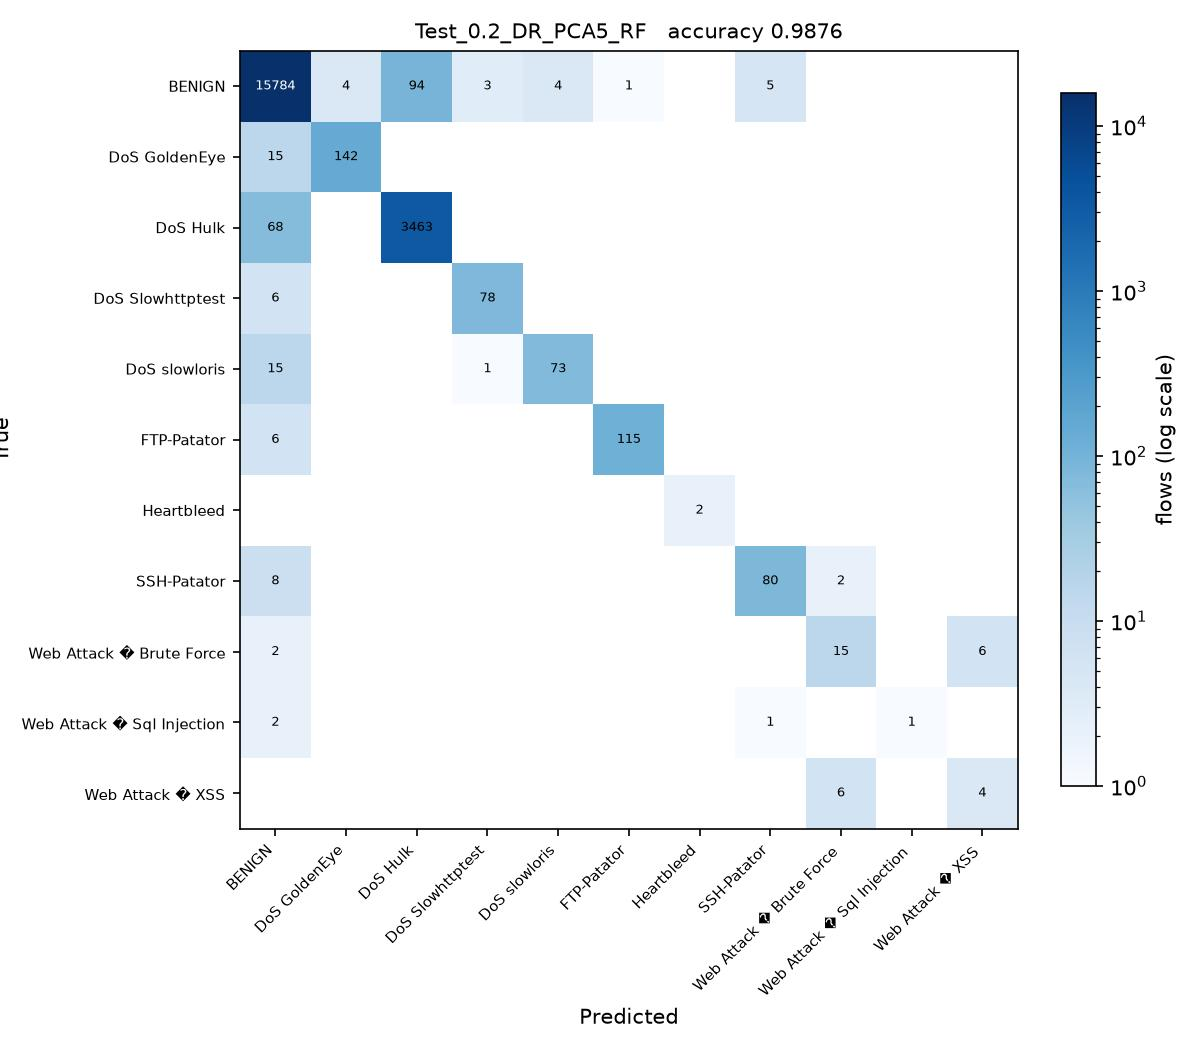

This chart was generated by the following Python code:
# Test_0.2_DR_PCA5_RF.py
#
# Test size 0.2  |  PCA, 5 components  |  Random Forest (sheet #7)
#
# This is SGDC_60_40.py with the changes marked CHANGE below and nothing else.

import os
from pathlib import Path

# CHANGE 1: find the folder holding the three CSV files and run from there, so
# the plain file names below resolve no matter where this script is started
# from or how deeply it sits inside the project folder.
HERE = Path(__file__).resolve().parent
for PROJECT in [HERE, *HERE.parents]:
    if (PROJECT / 'Tuesday-WorkingHours.pcap_ISCX.csv').exists():
        os.chdir(PROJECT)
        break
else:
    raise SystemExit('Put this folder inside the folder that holds the three '
                     'CIC-IDS2017 CSV files, then run the script again.')
import numpy as np
import pandas as pd

df1 = pd.read_csv('Tuesday-WorkingHours.pcap_ISCX.csv', low_memory=True)
df2 = pd.read_csv('Wednesday-workingHours.pcap_ISCX.csv', low_memory=True)
df3 = pd.read_csv('Thursday-WorkingHours-Morning-WebAttacks.pcap_ISCX.csv', low_memory=True)

dataset = pd.concat([df1, df2, df3], ignore_index=True)

dataset.columns = dataset.columns.str.strip()

# CHANGE 2: a stratified sample of 100000 flows, the same for every run.
# Gradient Boosting builds one tree per class per stage on a single core, so all
# 1.3 million flows would take hours per script. At least 50 flows of every
# class are kept, so the rare attacks stay in the split.
label = dataset.columns[-1]
dataset = pd.concat(
    [g.sample(n=min(len(g), max(50, round(100000 * len(g) / len(dataset)))), random_state=0)
     for _, g in dataset.groupby(label)],
    ignore_index=True
)

X = dataset.iloc[:, :-1]
y = dataset.iloc[:, -1]

X = X.apply(pd.to_numeric, errors='coerce')

X.replace([np.inf, -np.inf], np.nan, inplace=True)

from sklearn.impute import SimpleImputer

imputer = SimpleImputer(missing_values=np.nan, strategy='mean')
X = imputer.fit_transform(X)

from sklearn.preprocessing import LabelEncoder

labelencoder_y = LabelEncoder()
y = labelencoder_y.fit_transform(y)

from sklearn.model_selection import train_test_split

X_train, X_test, y_train, y_test = train_test_split(
    X,
    y,
    test_size=0.2,   # CHANGE 3: test size
    random_state=0,
    stratify=y
)

# CHANGE 4: PCA, from PCA_LDA_KErnel_PCA_CODE.pdf (fit only on training data)
from sklearn.decomposition import PCA

pca = PCA(n_components=5)
X_train = pca.fit_transform(X_train)
X_test = pca.transform(X_test)

# CHANGE 5: Random Forest (sheet #7) in place of SGDClassifier
from sklearn.ensemble import RandomForestClassifier

classifier = RandomForestClassifier(n_estimators=200, criterion='entropy',
                                    random_state=0)

classifier.fit(X_train, y_train)

y_pred = classifier.predict(X_test) 

from sklearn.metrics import confusion_matrix
from sklearn.metrics import accuracy_score
from sklearn.metrics import precision_score
from sklearn.metrics import recall_score
from sklearn.metrics import f1_score
from sklearn.metrics import classification_report

cm = confusion_matrix(y_test, y_pred)

print("Confusion Matrix:\n")
print(cm)

print("\nAccuracy : {:.4f}".format(accuracy_score(y_test, y_pred)))
print("\nPrecision : {:.4f}".format(precision_score(y_test, y_pred, average='weighted')))
print("\nRecall : {:.4f}".format(recall_score(y_test, y_pred, average='weighted')))
print("\nF1 Score : {:.4f}".format(f1_score(y_test, y_pred, average='weighted')))

print("\nClassification Report:\n")
print(classification_report(y_test, y_pred))

# CHANGE 6: save the confusion matrix as Test_0.2_DR_PCA5_RF.jpg and record the result
import matplotlib
matplotlib.use('Agg')
import matplotlib.pyplot as plt
from matplotlib.colors import LogNorm

here = HERE                     # the folder this script sits in
names = [str(c) for c in labelencoder_y.classes_]
fig, ax = plt.subplots(figsize=(8, 7))
im = ax.imshow(cm, cmap='Blues', norm=LogNorm(vmin=1))
ax.set_xticks(range(len(names)), names, rotation=45, ha='right', fontsize=7)
ax.set_yticks(range(len(names)), names, fontsize=7)
ax.set_xlabel('Predicted')
ax.set_ylabel('True')
ax.set_title('Test_0.2_DR_PCA5_RF   accuracy {:.4f}'.format(accuracy_score(y_test, y_pred)), fontsize=10)
for i in range(cm.shape[0]):
    for j in range(cm.shape[1]):
        if cm[i, j]:
            ax.text(j, i, cm[i, j], ha='center', va='center', fontsize=6,
                    color='white' if cm[i, j] > cm.max() / 3 else 'black')
fig.colorbar(im, ax=ax, fraction=0.04, label='flows (log scale)')
fig.tight_layout()
fig.savefig(here / 'Test_0.2_DR_PCA5_RF.jpg', dpi=150)
plt.close(fig)

row = pd.DataFrame([{
    'Test': 0.2, 'DR': 'PCA5', 'Clas': 'RF',
    'Acc': round(accuracy_score(y_test, y_pred), 4),
    'Pre': round(precision_score(y_test, y_pred, average='weighted'), 4),
    'Rec': round(recall_score(y_test, y_pred, average='weighted'), 4),
    'F1': round(f1_score(y_test, y_pred, average='weighted'), 4),
    'script': 'Test_0.2_DR_PCA5_RF',
}])
# one file per run, so several scripts can run at the same time without
# overwriting each other. 21_run_45_mix.py merges them into the Excel sheet.
out = PROJECT / 'results' / 'parts_mix' / 'Test_0.2_DR_PCA5_RF.csv'
out.parent.mkdir(parents=True, exist_ok=True)
row.to_csv(out, index=False)
